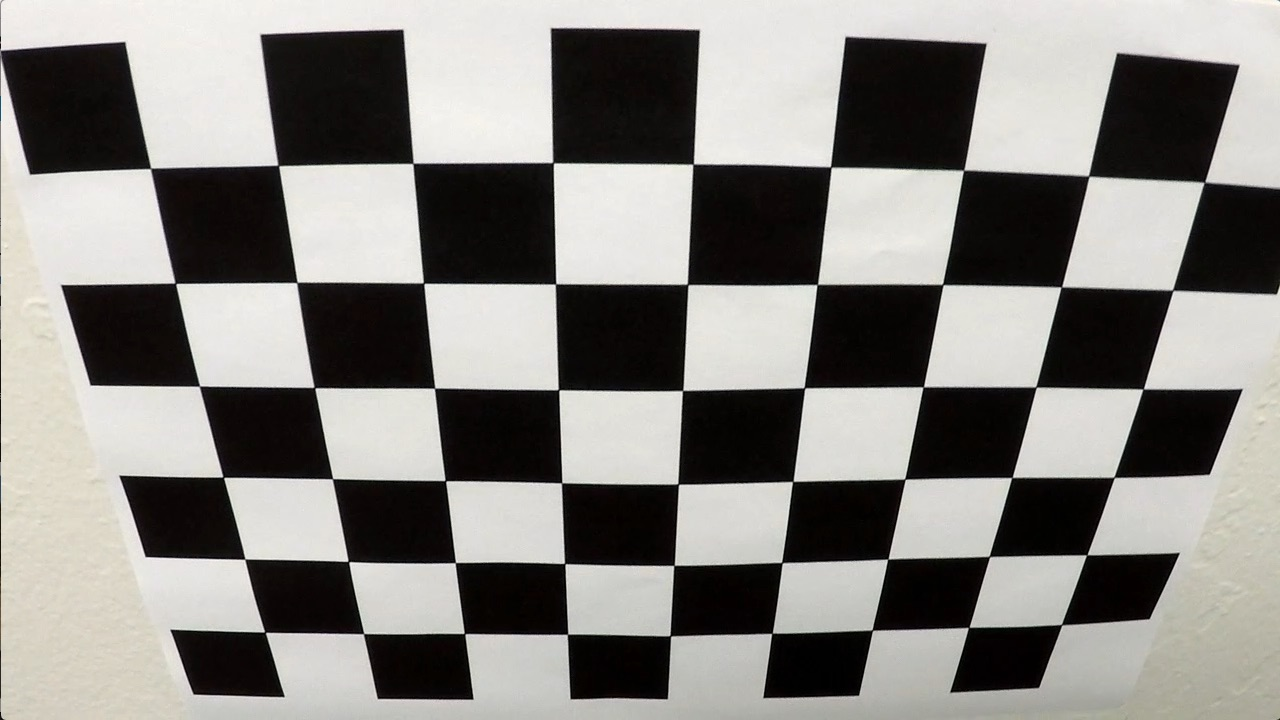
#> input picture CarND-Advanced-Lane-Lines/camera_cal/calibration2.jpg, 1280 x 720 px; the run also reads 2 pictures not shown here
$ jupyter execute --allow-errors Advanced_lane_line.ipynb   (shell and % lines are left out)   (older library calls are emulated)
#> lines starting #> are read from the running program, lines starting #| are printed output that depends on the picture; after the words box and inside, x2 and y2 are one past the last pixel; in counts of white or black regions, pixels touching at a corner belong together
#####         Advanced Lane Finding Project

1. Compute the camera calibration matrix and distortion coefficients given a set of chessboard images.
1. Apply a distortion correction to raw images.
3. Use color transforms, gradients, etc., to create a thresholded binary image.
4. Apply a perspective transform to rectify binary image ("birds-eye view").
5. Detect lane pixels and fit to find the lane boundary.
6. Determine the curvature of the lane and vehicle position with respect to center.
7. Warp the detected lane boundaries back onto the original image.
8. Output visual display of the lane boundaries and numerical estimation of lane curvature and vehicle position.

[cell 1]
import numpy as np
import os
import cv2
import matplotlib.pyplot as plt
import matplotlib.image as mpimg
import glob

##### First thing i need to do is calibrate and undistort carmera. So when our camera takes
#### image and it won't produce inapproraite images.

[cell 2]
def undistorted_img(image_path):
    # prepare object points, like (0,0,0), (1,0,0), (2,0,0) ....,(6,5,0)
#> called with image_path = 'camera_cal/calibration2.jpg'
    objp = np.zeros((6*9,3), np.float32)
    objp[:,:2] = np.mgrid[0:9,0:6].T.reshape(-1,2)

    # Arrays to store object points and image points from all the images.
    objpoints = [] # 3d points in real world space
    imgpoints = [] # 2d points in image plane.

    img = cv2.imread(image_path)
#> img is the input picture: shape (720, 1280, 3); mean B, G, R 128.5, 132.4, 134.4
    gray = cv2.cvtColor(img,cv2.COLOR_BGR2GRAY)

    # Find the chessboard corners
    ret, corners = cv2.findChessboardCorners(gray, (9,6),None)
#> ret = True; corners = 54 rows, first 8: [150.6, 168.4], [278.3, 165.4], [412.9, 163.5], [553, 162.6], [693.2, 164.2], [830.6, 166.9], [963.5, 170.4], [1088.6, 176.1]

    # If found, add object points, image points
    if ret == True:
        objpoints.append(objp)
        imgpoints.append(corners)

        # Draw and display the corners
        img_drawed = cv2.drawChessboardCorners(img, (9,6), corners, ret)
        ret, mtx, dist, rvecs, tvecs = cv2.calibrateCamera(objpoints, imgpoints, gray.shape[::-1], None, None)
#> ret = 0.867; mtx = [[788.8, 0, 646.8], [0, 756, 212.5], [0, 0, 1]]; dist = [[-0.159, 0.0736, 0.0212, 0.00277, -0.00689]]; rvecs = ([0.401, -0.0328, 0.0155],); tvecs = ([-3.67, -0.395, 5.45],)

        return mtx, dist

[cell 3]
#### I have tried many but calibration1.jpg doesnt work. It throws me an error
#### image 10+ looks wield, maybe i need to apply perspective first, i will work on it later

[cell 4]
image = 'camera_cal/calibration2.jpg'
mtx, dist = undistorted_img(image)
#> mtx = [[788.8, 0, 646.8], [0, 756, 212.5], [0, 0, 1]]; dist = [[-0.159, 0.0736, 0.0212, 0.00277, -0.00689]]
img = mpimg.imread(image)
dst = cv2.undistort(img, mtx, dist, None, mtx)

[cell 5]
#Desmonstation
f, (ax1, ax2) = plt.subplots(1, 2, figsize=(24, 9))
f.tight_layout()
ax1.imshow(img)
ax1.set_title('Original Image', fontsize=50)
ax2.imshow(dst)
ax2.set_title('Calibresult', fontsize=50)
plt.subplots_adjust(left=0., right=1, top=0.9, bottom=0.)

[cell 6]
road_image = 'test_images/test6.jpg'
test_x = 'test_images/test5.jpg'
img_img = mpimg.imread(road_image)
test_img = mpimg.imread(test_x)
gray = cv2.cvtColor(img_img, cv2.COLOR_RGB2GRAY)
gray_x = cv2.cvtColor(test_img, cv2.COLOR_RGB2GRAY)
height, width = gray.shape
height_x, width_x = gray_x.shape

test_img1 = 'test_images/test5.jpg'
test_img2 = 'test_images/test6.jpg'
test_img3 = 'test_images/straight_lines1.jpg'
test_img4 = 'test_images/straight_lines2.jpg'
test_img5 = 'test_images/test1.jpg'
test_img6 = 'test_images/test2.jpg'
test_img7 = 'test_images/test3.jpg'
test_img8 = 'test_images/test4.jpg'
test_img1 = mpimg.imread(test_img1)
test_img2 = mpimg.imread(test_img2)
test_img3 = mpimg.imread(test_img3)
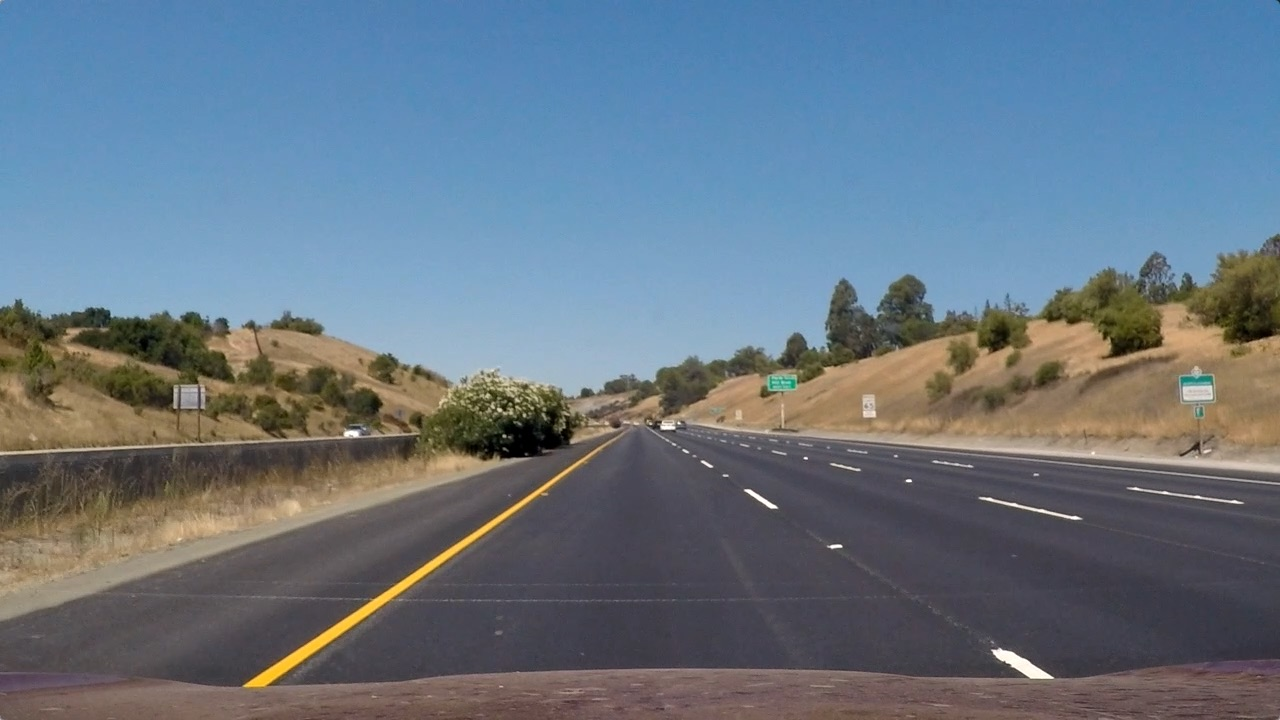
#> input picture CarND-Advanced-Lane-Lines/test_images/straight_lines1.jpg, 1280 x 720 px
#> test_img3 is the input picture: shape (720, 1280, 3); mean R, G, B 103.2, 117.7, 131.2
test_img4 = mpimg.imread(test_img4)
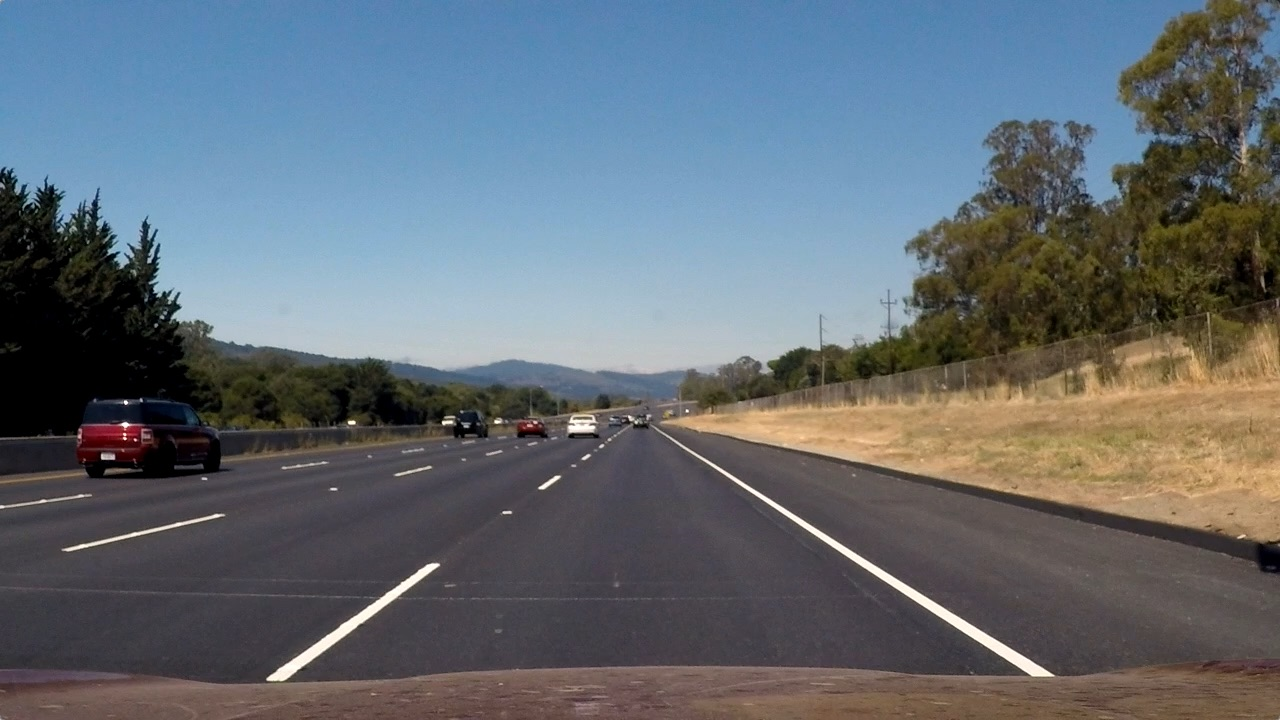
#> input picture CarND-Advanced-Lane-Lines/test_images/straight_lines2.jpg, 1280 x 720 px
#> test_img4 is the input picture: shape (720, 1280, 3); mean R, G, B 99.4, 107.7, 115.1
test_img5 = mpimg.imread(test_img5)
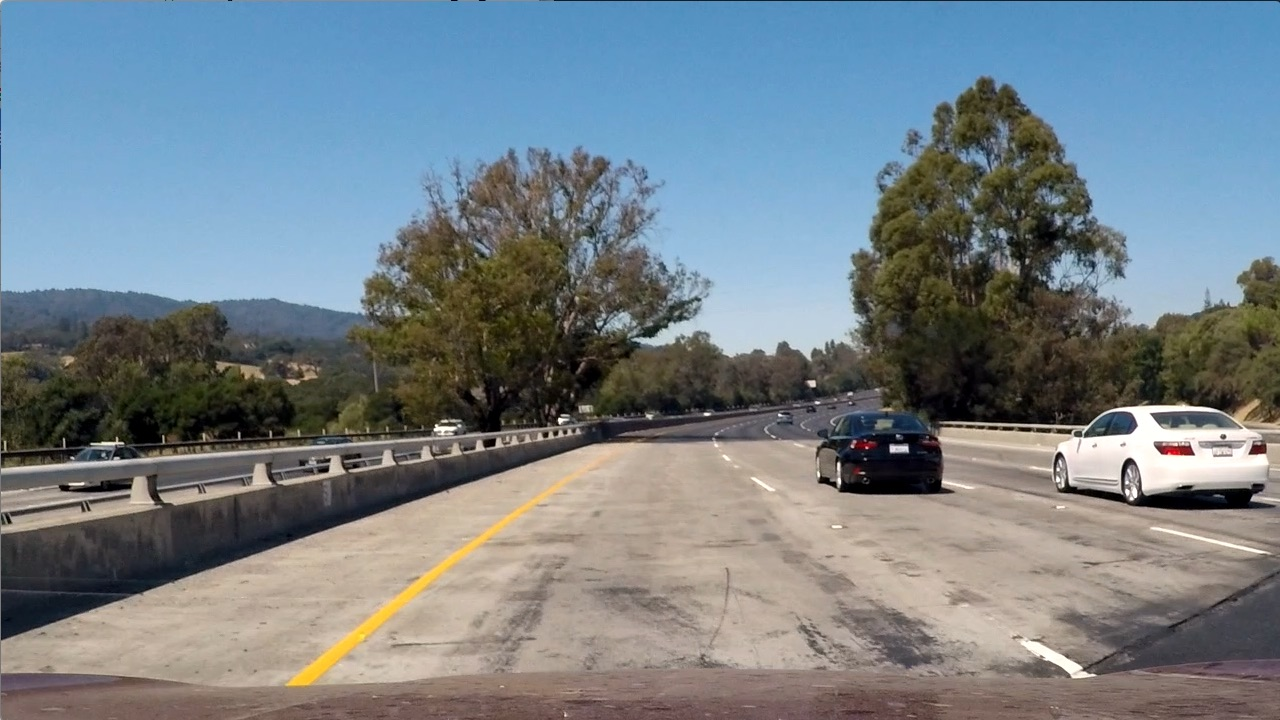
#> input picture CarND-Advanced-Lane-Lines/test_images/test1.jpg, 1280 x 720 px
#> test_img5 is the input picture: shape (720, 1280, 3); mean R, G, B 117.5, 128.7, 135.5
#> (the rest of this cell did not finish here and is left out)

[cell 7]
def lab(img):

    lab = cv2.cvtColor(img, cv2.COLOR_BGR2LAB)
#> lab: shape (720, 1280, 3); mean of channels 0, 1, 2 109.8, 129.9, 131.5
    B   = lab[:,:,2]
    thresh = (110, 165)
    binary = np.zeros_like(B)
    binary[(B > thresh[0]) & (B <= thresh[1])] = 1

    return binary

binary = lab(img_img)
#> binary: shape (720, 1280); values 0 (black) and 1 (white), 98.1% white; 65 black regions (48 under 20 px), largest, box (x1, y1, x2, y2) and area: (1121, 327, 1280, 436) 9682, (288, 468, 603, 693) 5478, (484, 704, 538, 720) 528
plt.imshow(binary, cmap='gray')
plt.show()

[cell 8]
def luv(img):

    luv = cv2.cvtColor(img, cv2.COLOR_BGR2LUV)
#> luv: shape (720, 1280, 3); mean of channels 0, 1, 2 109.3, 100.1, 140.5
    L   = luv[:,:,0]

    thresh = (215, 255)
    binary = np.zeros_like(L)
    binary[(L >= thresh[0]) & (L <= thresh[1])] = 1

    return binary

binary = luv(img_img)
#> binary: shape (720, 1280); values 0 (black) and 1 (white), 0.76% white; 130 white regions (115 under 20 px), largest, box (x1, y1, x2, y2) and area: (1016, 405, 1199, 484) 5754, (1058, 506, 1187, 535) 297, (794, 499, 840, 524) 218
plt.imshow(binary, cmap='gray')
plt.show()

[cell 9]
a = cv2.undistort(img_img, mtx, dist, None, mtx)
plt.imshow(a)
plt.show()

[cell 10]
##### Create magnitude and direction threshold

[cell 11]
def abs_sobel_thresh(gray, orient='x', thresh=(0, 255)):

    if orient == 'x':
        abs_sobel = np.absolute(cv2.Sobel(gray, cv2.CV_64F, 1, 0))
    if orient == 'y':
        abs_sobel = np.absolute(cv2.Sobel(gray, cv2.CV_64F, 0, 1))

    #scale back to 8 bit
    scaled_sobel = np.uint8(255*abs_sobel/np.max(abs_sobel))
    #create a copy and apply the threshold
    ab_binary = np.zeros_like(scaled_sobel)
    ab_binary[(scaled_sobel >= thresh[0]) & (scaled_sobel <= thresh[1])] = 1

    return ab_binary

[cell 12]
# agnitude threshold of image
def mag_thresh(gray, sobel_kernel=3, thresh=(0, 255)):

#> called with sobel_kernel = 3, thresh = (20, 100)
    sobelx = cv2.Sobel(gray, cv2.CV_64F, 1, 0, ksize=sobel_kernel)
    sobely = cv2.Sobel(gray, cv2.CV_64F, 0, 1, ksize=sobel_kernel)
    abs_sobelxy = np.sqrt(sobelx*sobelx+sobely*sobely)
    scaled_sobel = np.uint8(255*abs_sobelxy/np.max(abs_sobelxy))
    mag_binarxy = np.zeros_like(scaled_sobel)
    mag_binarxy[(scaled_sobel >= thresh[0]) & (scaled_sobel <= thresh[1])] = 1

    return mag_binarxy

[cell 13]
mag_binary = mag_thresh(gray, sobel_kernel=3, thresh=(20, 100))
#> mag_binary: shape (720, 1280); values 0 (black) and 1 (white), 20.7% white; 2499 white regions (2238 under 20 px), largest, box (x1, y1, x2, y2) and area: (0, 0, 1280, 448) 131756, (0, 316, 1280, 690) 32362, (0, 420, 224, 485) 1805
# Plot the result
plt.imshow(mag_binary, cmap='gray')
plt.show()

[cell 14]
def dir_threshold(gray, sobel_kernel=3, thresh=(0, np.pi/2)):

    #gray = cv2.cvtColor(img, cv2.COLOR_RGB2GRAY)

#> called with sobel_kernel = 3, thresh = (0.524, 1.57)
    sobelx = cv2.Sobel(gray, cv2.CV_64F, 1, 0, ksize=sobel_kernel)
    sobely = cv2.Sobel(gray, cv2.CV_64F, 0, 1, ksize=sobel_kernel)

    direction = np.arctan2(np.absolute(sobely), np.absolute(sobelx))
    binary_out = np.zeros_like(direction)
    binary_out[(direction >= thresh[0]) & (direction <= thresh[1])] = 1

    return binary_out

[cell 15]
dir_binary = dir_threshold(gray, sobel_kernel=3, thresh=(np.pi/6, np.pi/2))
#> dir_binary: shape (720, 1280) float64; values 0 (black) and 1 (white), 66.4% white; black in thin lines or dots
# Plot the result
plt.imshow(dir_binary, cmap='gray')
plt.show()

[cell 16]
def threshold_images(img):

    img1 = cv2.undistort(img, mtx, dist, None, mtx)
    gray = cv2.cvtColor(img1, cv2.COLOR_BGR2GRAY)
    height, width = gray.shape

    # apply x gradient threshold
    gradx = abs_sobel_thresh(gray, 'x', thresh=(10, 200))
#> gradx: shape (720, 1280); values 0 (black) and 1 (white), 21.1% white; 3523 white regions (3091 under 20 px), largest, box (x1, y1, x2, y2) and area: (1, 0, 617, 440) 120959, (543, 253, 731, 381) 6772, (905, 201, 1045, 348) 6677

    # apply gradient direction threshold
    ksize = 3
    dir_binary = dir_threshold(gray, sobel_kernel=ksize, thresh=(np.pi/6, np.pi/2))
#> dir_binary: shape (720, 1280) float64; values 0 (black) and 1 (white), 67.4% white; black in thin lines or dots

    x_dir_threshold = ((gradx == 1) & (dir_binary == 1))
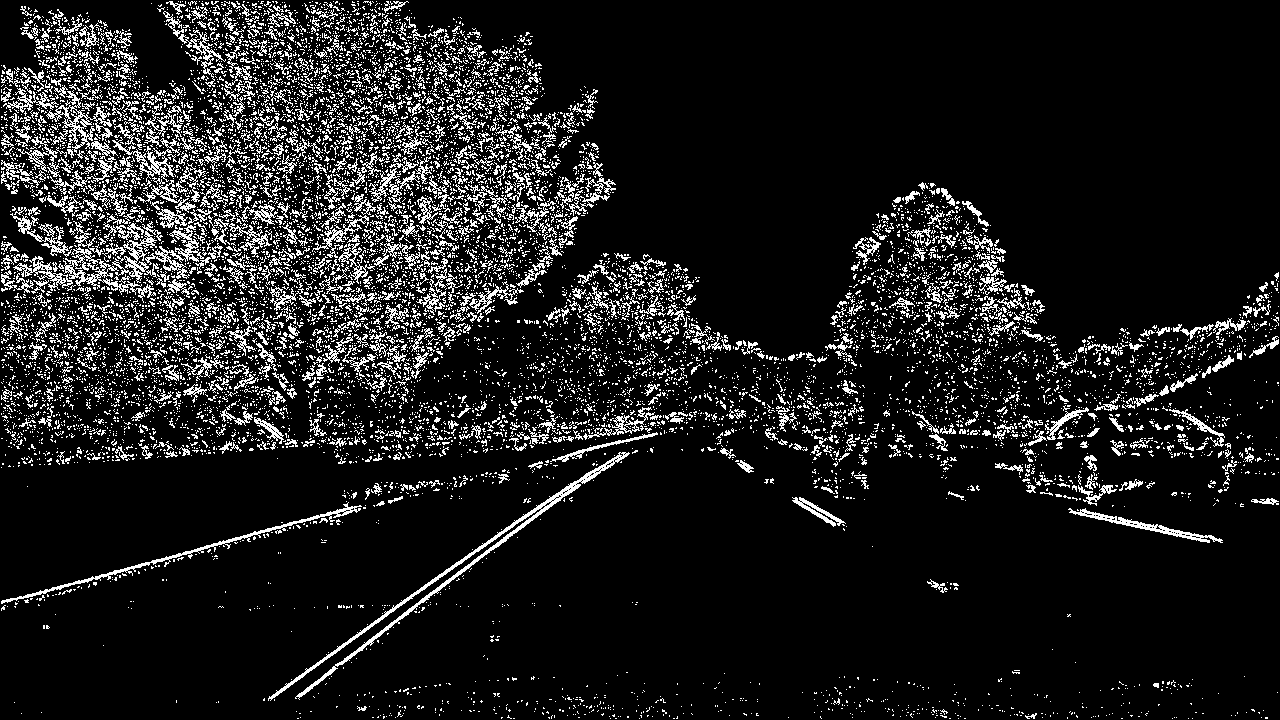
#> x_dir_threshold: shape (720, 1280) bool; 11.2% white in thin lines or dots

    # Threshold color channel
    hls = cv2.cvtColor(img, cv2.COLOR_RGB2HLS).astype(np.float)

    s_channel = hls[:,:,2]
#> (the rest of the program and of its run is left out)
